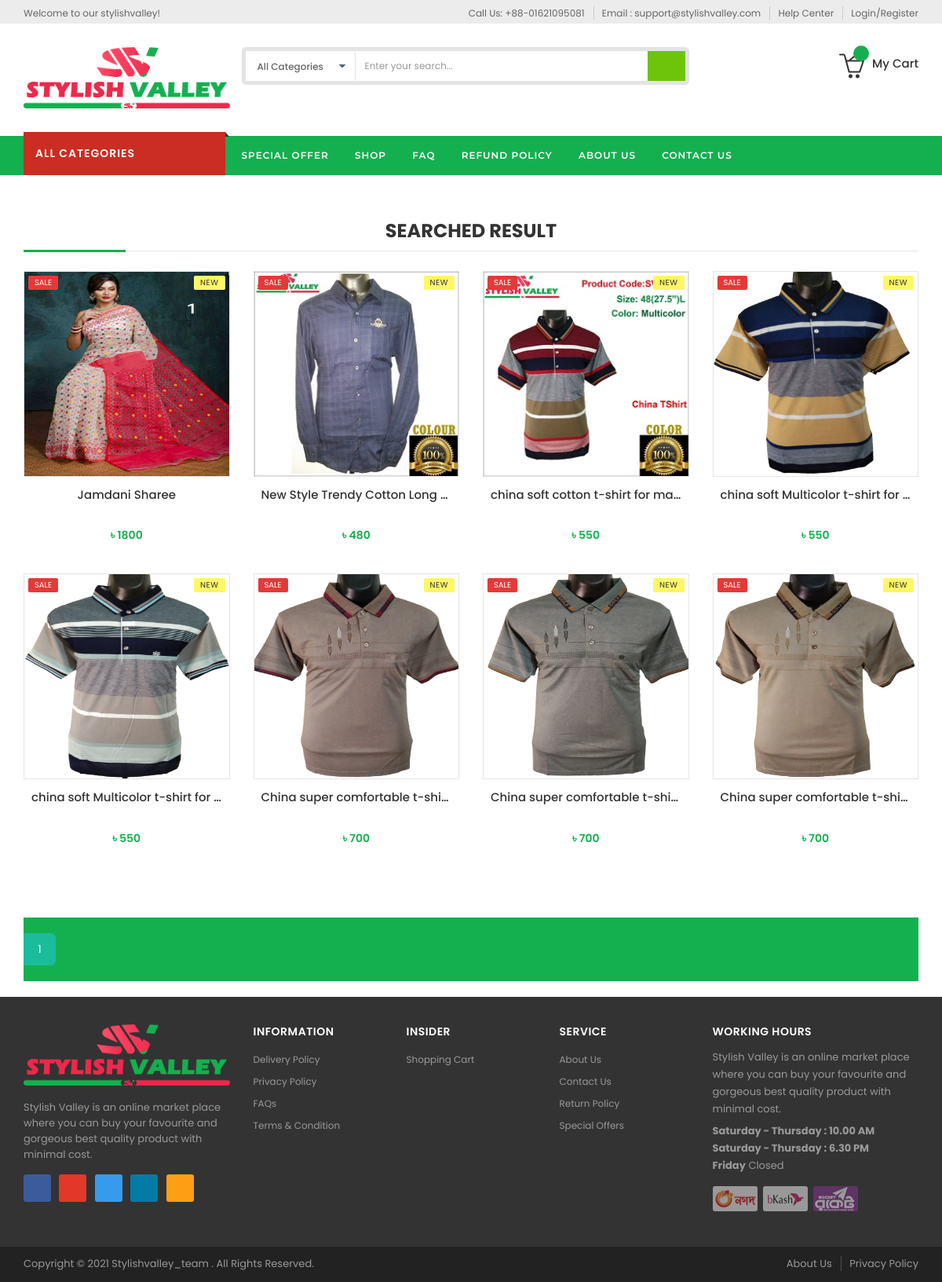
/ecommerce-shop/search.php, run on the app's committed database.
### tables this page shows
CREATE TABLE `header_settings` (
  `id` int(11) NOT NULL,
  `phone_number` varchar(20) NOT NULL,
  `email_address` varchar(100) NOT NULL,
  `welcome_msg` varchar(120) NOT NULL
);

CREATE TABLE `products` (
  `id` int(10) NOT NULL,
  `category_id` int(10) NOT NULL,
  `sub_category_id` int(11) NOT NULL,
  `product_name` varchar(100) NOT NULL,
  `product_thumbnail_image` varchar(100) NOT NULL,
  `product_featured_image` varchar(100) NOT NULL,
  `product_featured_image_two` varchar(100) NOT NULL,
  `product_featured_image_three` varchar(100) NOT NULL,
  `product_short_description` varchar(5000) NOT NULL,
  `product_long_description` varchar(10000) NOT NULL,
  `product_tag` varchar(50) NOT NULL,
  `product_meta_title` varchar(100) NOT NULL,
  `product_meta_description` varchar(1000) NOT NULL,
  `product_video_link` varchar(100) NOT NULL,
  `product_regular_price` int(10) NOT NULL,
  `product_sale_price` int(10) NOT NULL,
  `product_stock` int(10) NOT NULL,
  `product_code` varchar(10) NOT NULL,
  `product_brand` varchar(100) NOT NULL,
  `product_review` text NOT NULL,
  `product_status` tinyint(4) NOT NULL
);

CREATE TABLE `footer_settings` (
  `id` int(11) NOT NULL,
  `description` text NOT NULL,
  `working_start_time` varchar(50) NOT NULL,
  `working_end_time` varchar(50) NOT NULL,
  `off_day` varchar(20) NOT NULL,
  `fb_link` varchar(100) NOT NULL,
  `tw_link` varchar(100) NOT NULL,
  `insta_link` varchar(100) NOT NULL,
  `google_plus_link` varchar(100) NOT NULL,
  `pinterest_link` varchar(150) NOT NULL,
  `copyright` varchar(150) NOT NULL
);

### ecommerce-shop/search.php (the view, shortened to what the rows shown need)
<?php
$page='single';
include ('header.php');
if (isset($_GET['page'])) {
            $page = $_GET['page'];
	} else {
		$page = 1;
	}
?>
<div class="container">
<div class="row">
    <div class="featured-products">
            <div class="main-container col1-layout">
                <div class="container">
                    <div class="row">
                        <div class="col-main col-sm-12 col-xs-12">
                            <div class="shop-inner">
                                <div class="product-grid-area">
                                    <ul class="products-grid">
                                        <?php
											$no_of_records_per_page = 8;
											$offset = ($page-1) * $no_of_records_per_page;
											if(isset($search)){
													$sql = "SELECT * FROM `products` WHERE `product_name` LIKE '%fan%' OR `product_brand` LIKE '%fan%' OR `product_tag` LIKE '%fan%'  OR `product_meta_title` LIKE '%$search%' ";
												}else{
													$sql = "SELECT * FROM products LIMIT $offset, $no_of_records_per_page";
												}
											$products_info = mysqli_query($con,$sql);
                                        foreach($products_info as $product){
                                            ?>
                                            <li class="item col-lg-3 col-md-4 col-sm-6 col-xs-6 ">
                                            <form class="form-submit">
                                            <div class="product-item">
                                                <div class="item-inner">
                                                <div class="product-thumbnail">
                                                    <div class="icon-sale-label sale-left">Sale</div>
                                                    <div class="icon-new-label new-right">New</div>
                                                    <div class="pr-img-area">
                                                    <a title="Ipsums Dolors Untra" href="single_product.php">
                                                    <a title="product title here" href="single_product.php?id=<?=$product['id']?>">
                                                        <figure> <img width="236px" height="260px" class="first-img" src="admin/images/product_image/<?= $product['product_thumbnail_image'] ?>" alt="HTML template"> </figure>
                                                    </a> </div>
                                                </div>
                                                <div class="item-info">
                                                    <div class="info-inner">
                                                    <div class="item-title">
                                                        <a title="Product title here" href="single_product.php?id=<?=$product['id']?> "><?=$product['product_name']?></a>
                                                    </div>
                                                    <div class="item-content">
                                                        <div class="rating"> <i class="fa fa-star"></i> <i class="fa fa-star"></i> <i class="fa fa-star"></i> <i class="fa fa-star-o"></i> <i class="fa fa-star-o"></i> </div>
                                                        <div class="item-price">
                                                        <div class="price-box"> <span class="regular-price"> <span class="price"> ৳ <?=$product['product_sale_price']?> </span> </span> </div>
                                                        </div>
                                                    </div>
                                                    </div>
                                                </div>
                                                </div>
                                            </div>
                                            </form>
                                            </li>
                                        <?php
                                        }
                                        ?>
                                    </ul>
                                </div>
                            </div>
                        </div>
                    </div>
                    <br>
                    <br>
                    <br>
                    <br>
                </div>
            </div>
        </div>
</div>
</div>
<?php include('footer.php')?>

### ecommerce-shop/header.php (shortened to what the rows shown need)
<?php
require 'connection.inc.php';
$select_query = "SELECT * FROM header_settings";
$header_settings_info = mysqli_fetch_assoc(mysqli_query($con, $select_query));
?>
<!DOCTYPE html>
<html lang="en">
<head>
<link type="text/css" rel="stylesheet" href="style.css">
<link type="text/css" rel="stylesheet" href="css/custom.css">
<link rel="stylesheet" href="css/as-alert-message.min.css" />
</head>
<body>
<div id="page">
  <header>
    <div class="header-container">
      <div class="header-top">
        <div class="container">
          <div class="row">
            <div class="col-sm-4 col-md-4 col-xs-12">
              <div class="welcome-msg hidden-xs hidden-sm"><?=$header_settings_info['welcome_msg']?> </div>
            </div>
            <div class="headerlinkmenu col-md-8 col-sm-8 col-xs-12"> <span class="phone  hidden-xs hidden-sm">Call Us: <?=$header_settings_info['phone_number']?></span>
              <ul class="links">
                <li><a class="pointer" href="mailto:<?=$header_settings_info['email_address']?>" target="_blank" title="Email address"><span>Email : <?=$header_settings_info['email_address']?></span></a></li>
                <li class="hidden-xs"><a title="Help Center" href="contact_us"><span>Help Center</span></a></li>
                <?php
                  if(isset($_SESSION['eb_lgn']) AND $_SESSION['eb_lgn'] == true){
                          echo '<li>
                            <div class="dropdown"><a class="current-open" data-toggle="dropdown" aria-haspopup="true" aria-expanded="false" href="#"><span>'.$eb_user_name.'</span> <i class="fa fa-angle-down"></i></a>
                              <ul class="dropdown-menu" role="menu">';
                            if($eb_user_type = $data['user_type']=='admin'){
                                echo '<li><a href="admin">Admin Panel</a></li>
                                  <li><a href="dashboard">Dashboard</a></li>';
                            }else{
                                echo '<li><a href="dashboard">Dashboard</a></li>';
                              }
                              echo'
                                <li><a href="wishlist">Wishlist</a></li>
                                <li><a href="orders_list">Order Details</a></li>
                                <li class="divider"></li>
                                <li><a href="logout">Log out</a></li>
                              </ul>
                            </div>
                          </li>';
                  }else{
                    echo '
                    <!--li>
                            <div class="dropdown"><a class="current-open" data-toggle="dropdown" aria-haspopup="true" aria-expanded="false" href="#"><span>More</span> <i class="fa fa-angle-down"></i></a>
                              <ul class="dropdown-menu" role="menu">
                                <li><a href="orders_list">Order Tracking</a></li>
                                <li><a href="about_us">About us</a></li>
                              </ul>
                            </div>
                          </li-->
                    <li>
                        <a title="login" href="login_page"><span>Login/Register</span></a>
                      </li>';
                  }
                ?>
              </ul>
            </div>
          </div>
        </div>
      </div>
    </div>
  </header>

### ecommerce-shop/footer.php (shortened to what the rows shown need)
<?php
$select_query = "SELECT * FROM footer_settings";
$footer_settings_info = mysqli_fetch_assoc(mysqli_query($con, $select_query));
?>
  <footer>
    <div class="container">
      <div class="row">
        <div class="col-sm-6 col-md-3 col-xs-12">
          <div class="footer-logo"><a href="index.html"><img src="images/logo.png" alt="fotter logo"></a> </div>
          <p><?=$footer_settings_info['description']?></p>
          <div class="social">
            <ul class="inline-mode">
            </ul>
          </div>
        </div>
        <div class="col-sm-6 col-md-3 col-xs-12 collapsed-block">
          <div class="footer-links">
            <div class="tabBlock" id="TabBlock-5">
              <div class="footer-description"><?=$footer_settings_info['description']?></div>
              <div class="footer-description"> <b><?=$footer_settings_info['working_start_time']?></b><br>
                <b><?=$footer_settings_info['working_end_time']?></b><br>
                <b><?=$footer_settings_info['off_day']?></b> Closed </div>
              <div class="payment">
                <ul>
                </ul>
              </div>
            </div>
          </div>
        </div>
      </div>
    </div>
    <div class="footer-coppyright">
      <div class="container">
        <div class="row">
          <div class="col-sm-6 col-xs-12 coppyright"> Copyright © <?php echo date('Y'); ?> <a href="http://stylishvalley.com"> <?=$footer_settings_info['copyright']?> </a>. All Rights Reserved. </div>
        </div>
      </div>
    </div>
  </footer>
</div>
</body>
</html>

### data on the page
header_settings: welcome_msg "Welcome to our stylishvalley!", phone_number "+88-01621095081", email_address "support@stylishvalley.com"
products: product_thumbnail_image (picture), product_name "Jamdani Sharee", product_sale_price "1800"
products: product_thumbnail_image (picture), product_name "New Style Trendy Cotton Long…", product_sale_price "480"
products: product_thumbnail_image (picture), product_name "china soft cotton t-shirt for ma…", product_sale_price "550"
products: product_thumbnail_image (picture), product_name "china soft Multicolor t-shirt for…", product_sale_price "550"
products: product_thumbnail_image (picture), product_name "china soft Multicolor t-shirt for…", product_sale_price "550"
products: product_thumbnail_image (picture), product_name "China super comfortable t-shi…", product_sale_price "700"
products: product_thumbnail_image (picture), product_name "China super comfortable t-shi…", product_sale_price "700"
products: product_thumbnail_image (picture), product_name "China super comfortable t-shi…", product_sale_price "700"
footer_settings: description "Stylish Valley is an online market place where you can buy your favourite and gorgeous best quality product with minimal cost.", working_start_time "Saturday - Thursday : 10.00 AM", working_end_time "Saturday - Thursday : 6.30 PM", off_day "Friday", copyright "Stylishvalley_team"
